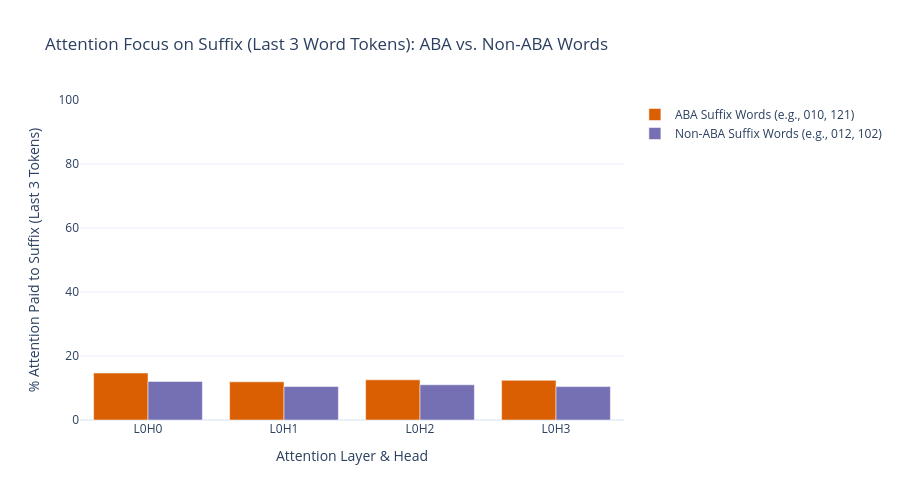

Here is the notebook cell this chart was saved with:
### Code cell
# ==============================================================================
# Comparative Attention Analysis: ABA Endings vs. Non-ABA Endings
# ==============================================================================

import torch
import numpy as np
import plotly.graph_objects as go

PAD_VAL = 3

# 1. Combine all dataset tokens
all_tokens = torch.cat([train_tokens, test_tokens], dim=0)  # Shape: [N, seq_len]

aba_indices = []
non_aba_indices = []
word_lengths = []  # Stores the index of the last non-padding token

for idx, seq in enumerate(all_tokens):
    valid = [t.item() for t in seq if t.item() != PAD_VAL]
    if len(valid) >= 3:
        last3 = valid[-3:]
        last_tok_idx = len(valid) - 1
        word_lengths.append(last_tok_idx)
        
        # Check 'aba' pattern: first == third AND first != second
        if last3[0] == last3[2] and last3[0] != last3[1]:
            aba_indices.append(idx)
        else:
            non_aba_indices.append(idx)

aba_tokens = all_tokens[aba_indices].to(device)
non_aba_tokens = all_tokens[non_aba_indices].to(device)

print(f"Total Sequences Analyzed: {len(all_tokens)}")
print(f"  - ABA Ending Words:     {len(aba_indices)}")
print(f"  - Non-ABA Ending Words: {len(non_aba_indices)}\n")

# 2. Run Forward Pass with Cache for Both Groups
model.eval()
with torch.no_grad():
    _, aba_cache = model.run_with_cache(aba_tokens)
    _, non_aba_cache = model.run_with_cache(non_aba_tokens)

n_layers = model.cfg.n_layers
n_heads = model.cfg.n_heads

# Function to compute average suffix attention % across a set of sequence indices
def compute_suffix_attention_pct(cache_obj, seq_indices):
    attn_stats = { (l, h): [] for l in range(n_layers) for h in range(n_heads) }
    
    for l in range(n_layers):
        # Attention tensor: [batch_size, n_heads, seq_len, seq_len]
        layer_attn = cache_obj[f"blocks.{l}.attn.hook_pattern"]
        
        for h in range(n_heads):
            for batch_i, global_idx in enumerate(seq_indices):
                last_idx = word_lengths[global_idx]
                q_attn = layer_attn[batch_i, h, last_idx, :]
                
                # Suffix vs Prefix sums
                suffix_attn = q_attn[last_idx - 2 : last_idx + 1].sum().item()
                prefix_attn = q_attn[0 : max(0, last_idx - 2)].sum().item()
                
                total_valid = suffix_attn + prefix_attn
                if total_valid > 0:
                    attn_stats[(l, h)].append((suffix_attn / total_valid) * 100)
                    
    # Return average per (layer, head)
    return { k: np.mean(v) for k, v in attn_stats.items() }

aba_suffix_pcts = compute_suffix_attention_pct(aba_cache, aba_indices)
non_aba_suffix_pcts = compute_suffix_attention_pct(non_aba_cache, non_aba_indices)

# 3. Print Detailed Comparison Breakdown
print(f"{'Layer/Head':<10} | {'ABA Suffix %':<15} | {'Non-ABA Suffix %':<16} | {'Difference':<12}")
print("-" * 60)

head_labels = []
aba_vals = []
non_aba_vals = []

for l in range(n_layers):
    for h in range(n_heads):
        label = f"L{l}H{h}"
        head_labels.append(label)
        
        a_val = aba_suffix_pcts[(l, h)]
        na_val = non_aba_suffix_pcts[(l, h)]
        diff = a_val - na_val
        
        aba_vals.append(a_val)
        non_aba_vals.append(na_val)
        
        print(f"{label:<10} | {a_val:6.2f}%         | {na_val:6.2f}%          | {diff:+6.2f}%")

# 4. Plot Side-by-Side Comparison
fig = go.Figure()

fig.add_trace(go.Bar(
    x=head_labels,
    y=aba_vals,
    name="ABA Suffix Words (e.g., 010, 121)",
    marker_color="#d95f02"
))

fig.add_trace(go.Bar(
    x=head_labels,
    y=non_aba_vals,
    name="Non-ABA Suffix Words (e.g., 012, 102)",
    marker_color="#7570b3"
))

fig.update_layout(
    title="Attention Focus on Suffix (Last 3 Word Tokens): ABA vs. Non-ABA Words",
    xaxis_title="Attention Layer & Head",
    yaxis_title="% Attention Paid to Suffix (Last 3 Tokens)",
    yaxis=dict(range=[0, 100]),
    barmode="group",
    template="plotly_white",
    height=500,
    width=900
)

fig.show()

### Figure 1 — Plotly figure (JSON) as saved in the notebook; plotly's stock layout.template omitted (floating-point values rounded to 4 significant figures)
{"data": [{"marker": {"color": "#d95f02"}, "name": "ABA Suffix Words (e.g., 010, 121)", "type": "bar", "x": ["L0H0", "L0H1", "L0H2", "L0H3"], "y": [14.7, 11.92, 12.56, 12.39]}, {"marker": {"color": "#7570b3"}, "name": "Non-ABA Suffix Words (e.g., 012, 102)", "type": "bar", "x": ["L0H0", "L0H1", "L0H2", "L0H3"], "y": [12.06, 10.46, 11.01, 10.43]}], "layout": {"barmode": "group", "height": 500, "title": {"text": "Attention Focus on Suffix (Last 3 Word Tokens): ABA vs. Non-ABA Words"}, "width": 900, "xaxis": {"title": {"text": "Attention Layer & Head"}}, "yaxis": {"range": [0, 100], "title": {"text": "% Attention Paid to Suffix (Last 3 Tokens)"}}}}
